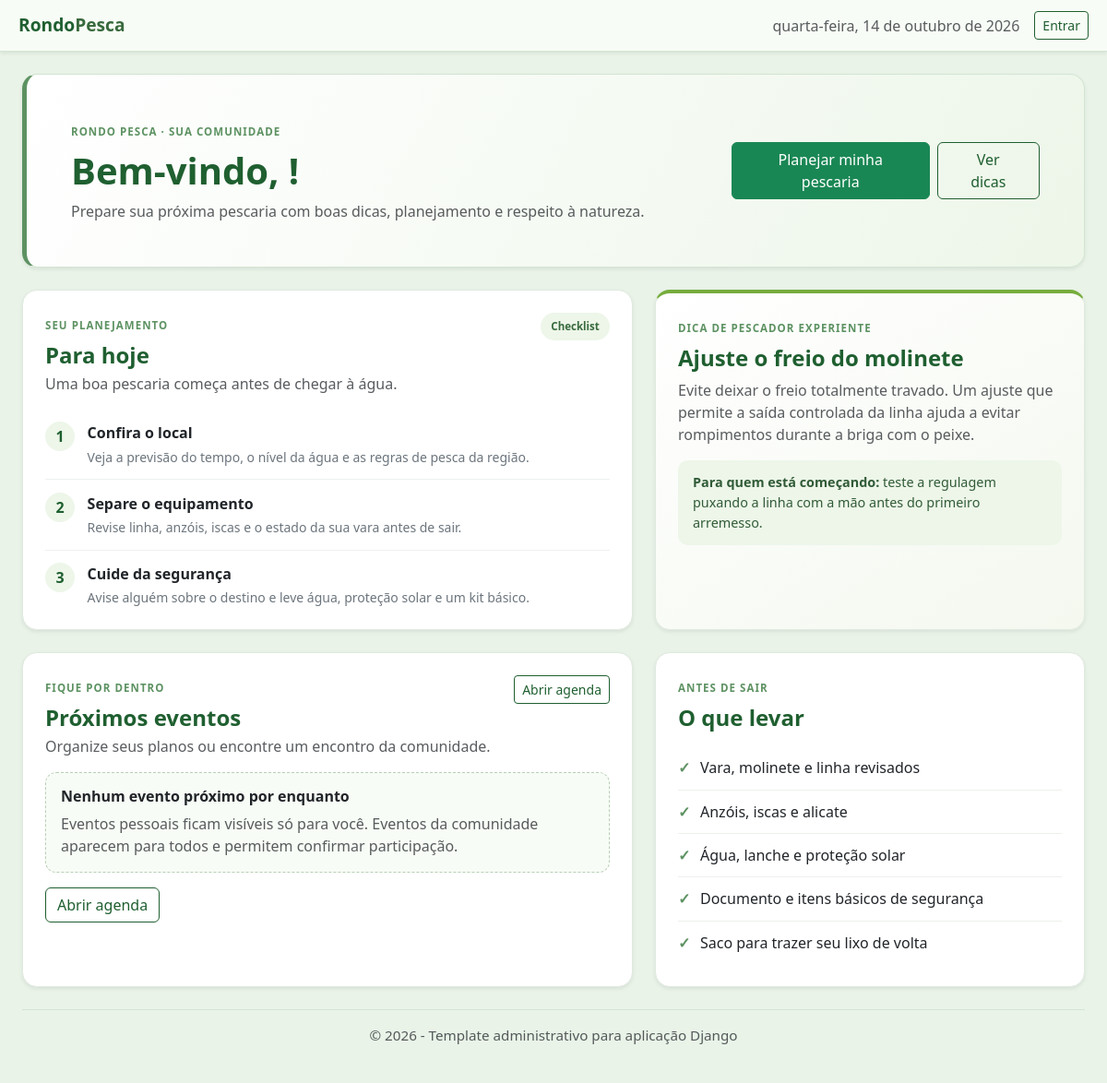
The app's page /inicio/, older data.
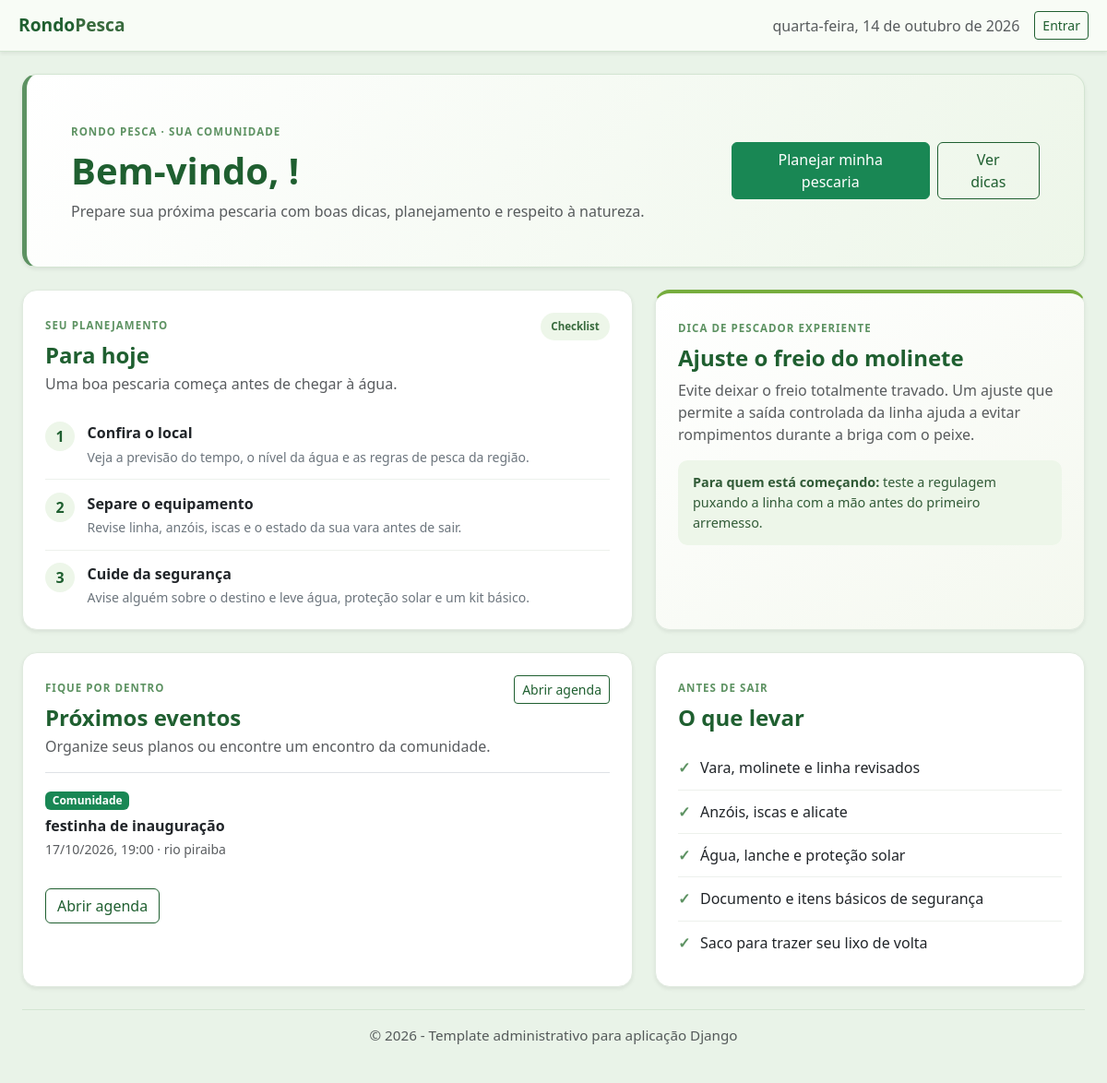
The same page, newer data.
### forum/models.py (models this page shows, shortened)
class EventoAgenda(models.Model):
    TIPO_PESSOAL = 'pessoal'
    TIPO_COMUNIDADE = 'comunidade'
    TIPO_OFICIAL = 'oficial'
    TIPOS_PUBLICOS = [TIPO_COMUNIDADE, TIPO_OFICIAL]
    TIPOS = [
        (TIPO_PESSOAL, 'Pessoal'),
        (TIPO_COMUNIDADE, 'Comunidade'),
        (TIPO_OFICIAL, 'Oficial'),
    ]
    nome = models.CharField(max_length=100)
    data_evento = models.DateField()
    hora_evento = models.TimeField(blank=True, null=True)
    local = models.CharField(max_length=150, blank=True)
    descricao = models.TextField(max_length=5000, blank=True)
    tipo = models.CharField(max_length=20, choices=TIPOS, default=TIPO_PESSOAL)
    organizador = models.ForeignKey(
        settings.AUTH_USER_MODEL,
        on_delete=models.CASCADE,
        related_name='eventos_agenda_criados',
    )
    participantes = models.ManyToManyField(
        settings.AUTH_USER_MODEL,
        blank=True,
        related_name='eventos_agenda_participando',
    )
    class Meta:
        verbose_name = 'Evento da agenda'
        verbose_name_plural = 'Eventos da agenda'
        ordering = ['data_evento', 'hora_evento', 'nome']

### web/views.py (the view)
# urls.py: path('inicio/', views.inicio, name='inicio'),
def inicio(request):
    return render(request, 'base.html', {
        'eventos_proximos': _eventos_proximos(request.user),
    })

### web/views.py (called while the page is built)
def _eventos_proximos(user):
    hoje = timezone.localdate()
    eventos = EventoAgenda.objects.filter(
        data_evento__gte=hoje,
    )
    if user.is_authenticated:
        eventos = eventos.filter(
            Q(tipo__in=EventoAgenda.TIPOS_PUBLICOS)
            | Q(tipo=EventoAgenda.TIPO_PESSOAL, organizador=user)
        )
    else:
        eventos = eventos.filter(tipo__in=EventoAgenda.TIPOS_PUBLICOS)
    return eventos.select_related('organizador')[:3]

### templates/base.html (shortened to what the changed rows need)
{% load static %}
<!DOCTYPE html>
<html lang="pt-br">
<head>
    <link href="https://cdn.jsdelivr.net/npm/bootstrap@5.3.8/dist/css/bootstrap.min.css" rel="stylesheet"
>
    <link rel="stylesheet" href="https://cdn.jsdelivr.net/npm/bootstrap-icons@1.11.3/font/bootstrap-icons.min.css">
    <link rel="stylesheet" href="{% static 'css/base/base.css' %}?v=20261007">
</head>
<body>
    <div class="admin-layout">
        <div class="admin-body d-flex">
            <main class="content flex-fill p-4">
                {% block content %}
                <div class="dashboard-home">
                    <section class="dashboard-welcome mb-4 p-4 p-lg-5 shadow-sm">
                        <div class="row align-items-center g-4">
                            <div class="col-lg-8">
                                <h1 class="display-6 fw-bold mt-2 mb-2">
                                    Bem-vindo, {{ request.user.first_name|default:request.user.username }}!
                                </h1>
                            </div>
                        </div>
                    </section>
                    <section class="row g-4 mb-4" id="agenda-hoje">
                        <div class="col-12 col-xl-7">
                            <div class="card dashboard-card h-100 shadow-sm">
                                <div class="card-body p-4">
                                    <div class="d-flex justify-content-between align-items-start gap-3 mb-3">
                                        <div>
                                            <h2 class="h4 fw-bold mt-2 mb-1">Para hoje</h2>
                                        </div>
                                    </div>
                                </div>
                            </div>
                        </div>
                        <div class="col-12 col-xl-5">
                            <article class="card dashboard-card dashboard-tip h-100 shadow-sm" id="dicas">
                                <div class="card-body p-4">
                                    <h2 class="h4 fw-bold mt-2">Ajuste o freio do molinete</h2>
                                </div>
                            </article>
                        </div>
                    </section>
                    <section class="row g-4 mb-4">
                        <div class="col-12 col-lg-7" id="eventos">
                            <div class="card dashboard-card h-100 shadow-sm">
                                <div class="card-body p-4">
                                    <div class="d-flex justify-content-between align-items-start gap-3 mb-3">
                                        <div>
                                            <h2 class="h4 fw-bold mt-2 mb-1">Próximos eventos</h2>
                                        </div>
                                    </div>
                                    {% for evento in eventos_proximos %}
                                    <div class="border-top py-3">
                                        <div class="d-flex flex-wrap justify-content-between gap-2">
                                            <div>
                                                <span class="badge {% if evento.tipo == 'oficial' %}text-bg-primary{% elif evento.tipo == 'comunidade' %}text-bg-success{% else %}text-bg-secondary{% endif %}">
                                                    {% if evento.tipo == 'oficial' %}Oficial{% elif evento.tipo == 'comunidade' %}Comunidade{% else %}Pessoal{% endif %}
                                                </span>
                                                <h3 class="h6 fw-bold mt-2 mb-1">{{ evento.nome }}</h3>
                                                <p class="small text-muted mb-0">
                                                    {{ evento.data_evento|date:"d/m/Y" }}{% if evento.hora_evento %}, {{ evento.hora_evento|time:"H:i" }}{% endif %}
                                                    {% if evento.local %} · {{ evento.local }}{% endif %}
                                                </p>
                                            </div>
                                        </div>
                                    </div>
                                    {% empty %}
                                    <div class="dashboard-empty-state">
                                        <h3 class="h6 fw-bold mb-2">Nenhum evento próximo por enquanto</h3>
                                        <p class="text-muted mb-0">
                                            Eventos pessoais ficam visíveis só para você. Eventos da comunidade aparecem para todos e permitem confirmar participação.
                                        </p>
                                    </div>
                                    {% endfor %}
                                </div>
                            </div>
                        </div>
                        <div class="col-12 col-lg-5">
                            <div class="card dashboard-card h-100 shadow-sm">
                                <div class="card-body p-4">
                                    <h2 class="h4 fw-bold mt-2 mb-3">O que levar</h2>
                                </div>
                            </div>
                        </div>
                    </section>
                </div>
                {% endblock %}
            </main>
        </div>
    </div>
</body>
</html>

Row changes from the older to the newer data that the page shows:
added EventoAgenda: tipo "Comunidade", nome "festinha de inauguração", data_evento "17/10/2026", hora_evento "19:00", local "rio piraiba"
Text that changed along with them:
text no longer shown: "Nenhum evento próximo por enquanto Eventos pessoais ficam visíveis só para você. Eventos da comunidade aparecem para todos e permitem confirmar participação."
